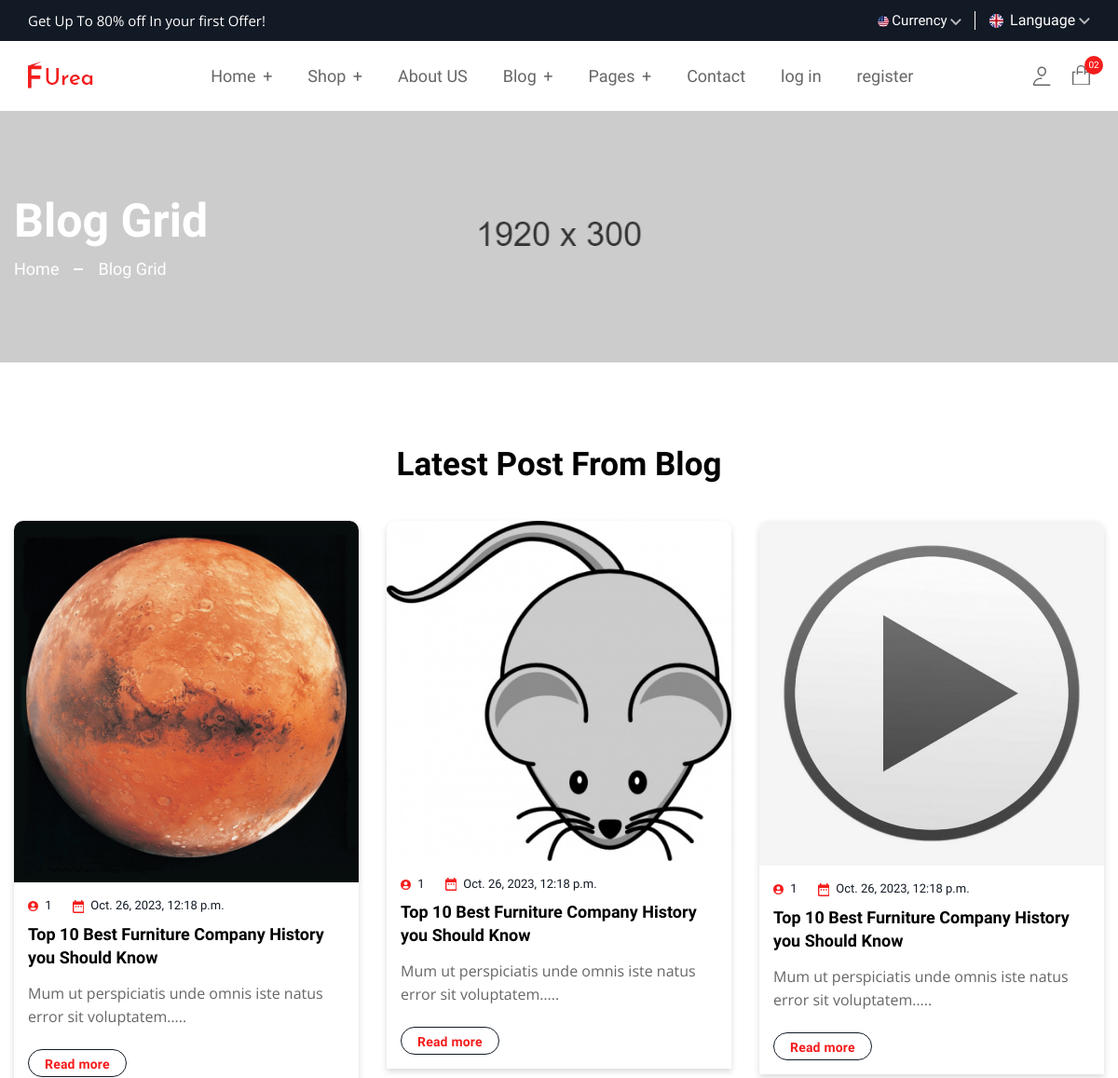
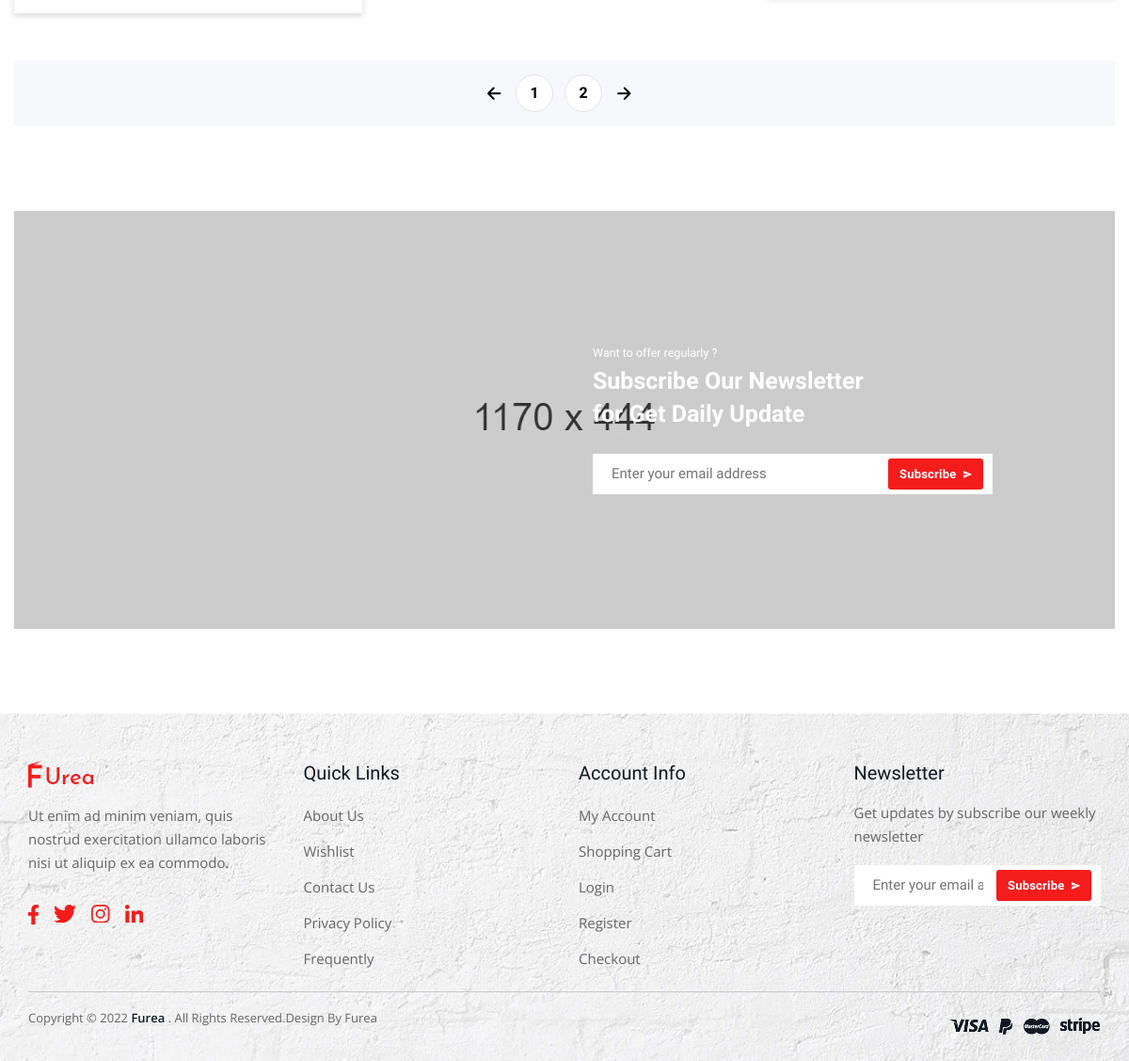
The page /blog/ on the database as committed earlier (2 pictures, top to bottom).
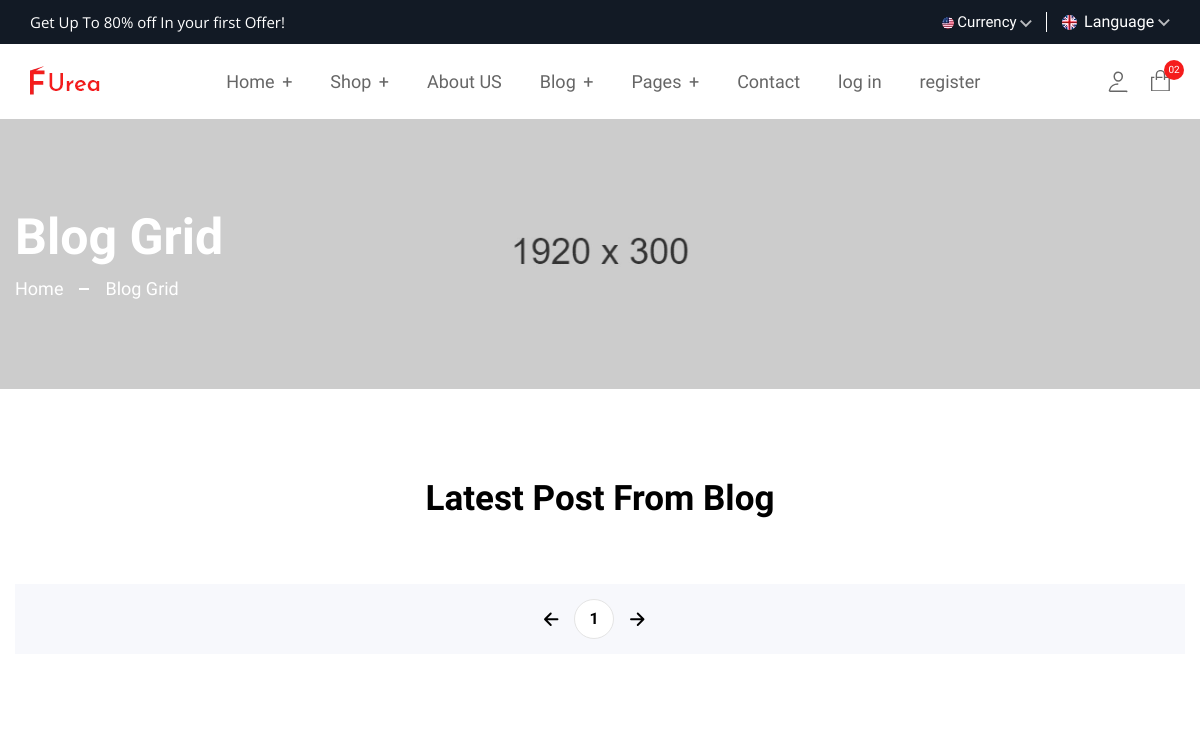
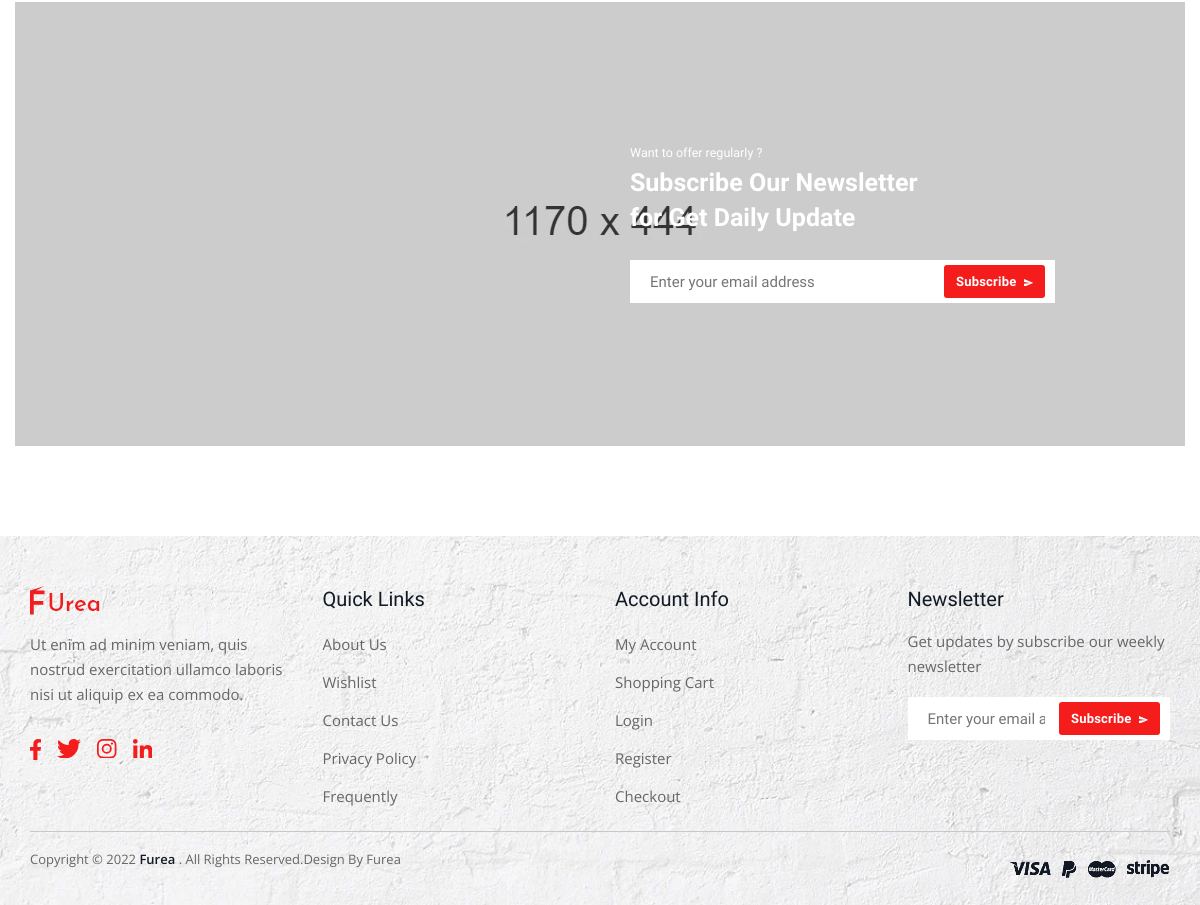
The same page on the database as committed later (2 pictures, top to bottom).
### app/models.py (models this page shows, shortened)
class Blogs(Model):
    title = CharField(max_length=250)
    text = TextField()
    image = ImageField()
    created_at = DateTimeField(auto_now_add=True)
    author = ForeignKey( settings.AUTH_USER_MODEL,on_delete=CASCADE)

### app/views.py (the view)
# urls.py: path('blog/',blog,name='blog'),
def blog(request):
    rows = Blogs.objects.all()
    paginator = Paginator(rows, 3)
    page_number = 1
    if request.GET.get('page'):
        page_number = int(request.GET.get('page'))
    next_page = page_number + 1 if (page_number) < len(paginator.page_range) else 1
    previos_page = page_number - 1 if (page_number - 1) != 0 else page_number
    context = {
        'rows':paginator.page(page_number),
        'pages':paginator.page_range,
        'nextP':next_page,
        'previosP':previos_page,
    }
    return render(request,'blog.html',context)

### app/templates/blog.html (shortened to what this page needs)
{% extends 'base.html' %}
{% load static %}
{% block content %}
    <main class="main__content_wrapper">
        <section class="breadcrumb__section breadcrumb__bg">
            <div class="container">
                <div class="row row-cols-1">
                    <div class="col">
                        <div class="breadcrumb__content">
                            <h1 class="breadcrumb__content--title text-white mb-10">Blog Grid</h1>
                            <ul class="breadcrumb__content--menu d-flex">
                                <li class="breadcrumb__content--menu__items"><a class="text-white" href="index.html">Home</a></li>
                                <li class="breadcrumb__content--menu__items"><span class="text-white">Blog Grid</span></li>
                            </ul>
                        </div>
                    </div>
                </div>
            </div>
        </section>
        <section class="blog__section section--padding">
            <div class="container">
                <div class="section__heading text-center mb-40">
                    <h2 class="section__heading--maintitle">Latest Post From Blog</h2>
                </div>
                <div class="blog__section--inner p-0">
                    <div class="row row-cols-lg-3 row-cols-md-2 row-cols-sm-2 row-cols-1 mb--n30">
                        {% for row in rows %}
                        <div class="col mb-30">
                            <div class="blog__items">
                                <div class="blog__thumbnail">
                                    <a class="blog__thumbnail--link display-block" href="#"><img class="blog__thumbnail--img display-block" src="{{row.image.url}}" alt="blog-img"></a>
                                </div>
                                <div class="blog__content">
                                    <ul class="blog__content--meta d-flex">
                                        <li class="blog__content--meta__text">
                                           {{row.author.username}}
                                        </li>
                                        <li class="blog__content--meta__text">
                                            {{row.created_at}}
                                        </li>
                                    </ul>
                                    <h3 class="blog__content--title h4"><a href="blog-details.html">Top 10 Best Furniture Company
                                        History you Should Know</a></h3>
                                    <p class="blog__content--desc">Mum ut perspiciatis unde omnis iste
                                        natus error sit voluptatem…..</p>
                                    <a class="blog__content--btn primary__btn" href="blog-details.html">Read more </a>
                                </div>
                            </div>
                        </div>
                        {% endfor %}
                    </div>
                    <div class="pagination__area bg__gray--color">
                        <nav class="pagination justify-content-center">
                            <ul class="pagination__wrapper d-flex align-items-center justify-content-center">
                                <li class="pagination__list">
                                    <a href="http://127.0.0.1:8000/blog/?page={{previosP}}" class="pagination__item--arrow  link ">
                                    <svg xmlns="http://www.w3.org/2000/svg"  width="22.51" height="20.443" viewBox="0 0 512 512"><path fill="none" stroke="currentColor" stroke-linecap="round" stroke-linejoin="round" stroke-width="48" d="M244 400L100 256l144-144M120 256h292"/></svg></a>
                                <li>
                                    {% for i in pages%}
                                    <li class="pagination__list"><a href="http://127.0.0.1:8000/blog/?page={{i}}" class="pagination__item link">{{i}}</a></li>
                                    {% endfor %}
                                <li class="pagination__list">
                                    <a href="http://127.0.0.1:8000/blog/?page={{nextP}}" class="pagination__item--arrow  link ">
                                    <svg xmlns="http://www.w3.org/2000/svg" width="22.51" height="20.443" viewBox="0 0 512 512"><path fill="none" stroke="currentColor" stroke-linecap="round" stroke-linejoin="round" stroke-width="48" d="M268 112l144 144-144 144M392 256H100"/></svg></a>
                            </ul>
                        </nav>
                    </div>
                </div>
            </div>
        </section>
        <section class="newsletter__banner--section section--padding pt-0">
            <div class="container">
                <div class="newsletter__banner--thumbnail position__relative">
                    <img class="newsletter__banner--thumbnail__img" src="assets/img/banner/banner-bg7.webp" alt="newsletter-banner">
                    <div class="newsletter__content newsletter__subscribe">
                        <h5 class="newsletter__content--subtitle text-white">Want to offer regularly ?</h5>
                        <h2 class="newsletter__content--title text-white h3 mb-25">Subscribe Our Newsletter <br>
                            for Get Daily Update</h2>
                        <form class="newsletter__subscribe--form position__relative" action="#">
                            <label>
                                <input class="newsletter__subscribe--input" placeholder="Enter your email address" type="email">
                            </label>
                            <button class="newsletter__subscribe--button primary__btn" type="submit">Subscribe
                                <svg class="newsletter__subscribe--button__icon" xmlns="http://www.w3.org/2000/svg" width="9.159" height="7.85" viewBox="0 0 9.159 7.85">
                                    <path  data-name="Icon material-send" d="M3,12.35l9.154-3.925L3,4.5,3,7.553l6.542.872L3,9.3Z" transform="translate(-3 -4.5)" fill="currentColor"/>
                                </svg>
                            </button>
                        </form>
                    </div>
                </div>
            </div>
        </section>
    </main>
{% endblock %}

Rows that differ between the two databases and show on the page:
removed Blogs: image (picture), author.username "1", created_at "Oct. 26, 2023, 12:18 p.m."
removed Blogs: image (picture), author.username "1", created_at "Oct. 26, 2023, 12:18 p.m."
removed Blogs: image (picture), author.username "1", created_at "Oct. 26, 2023, 12:18 p.m."
Other text that changed with them:
list line gone: "2"
